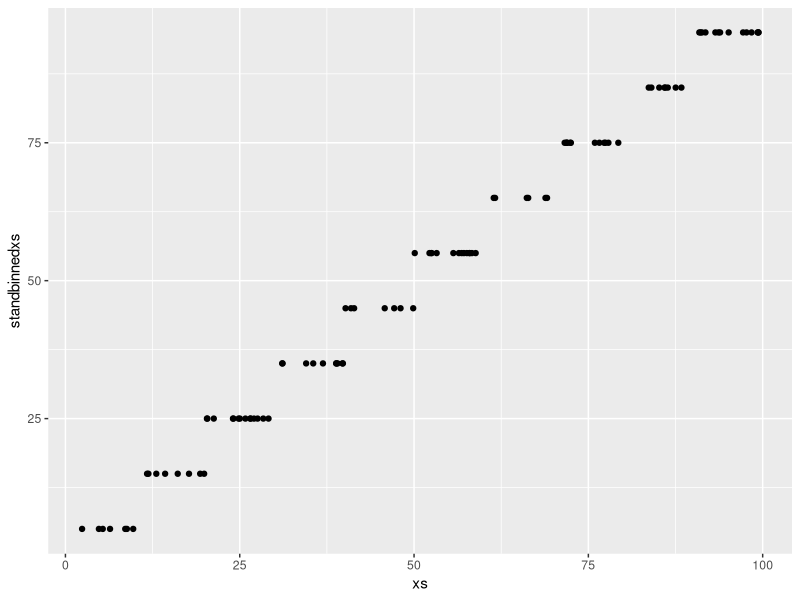
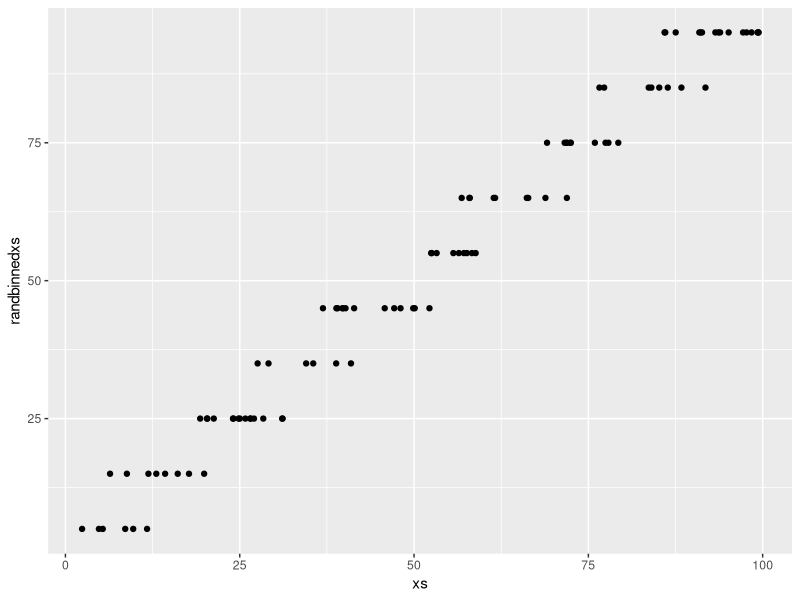
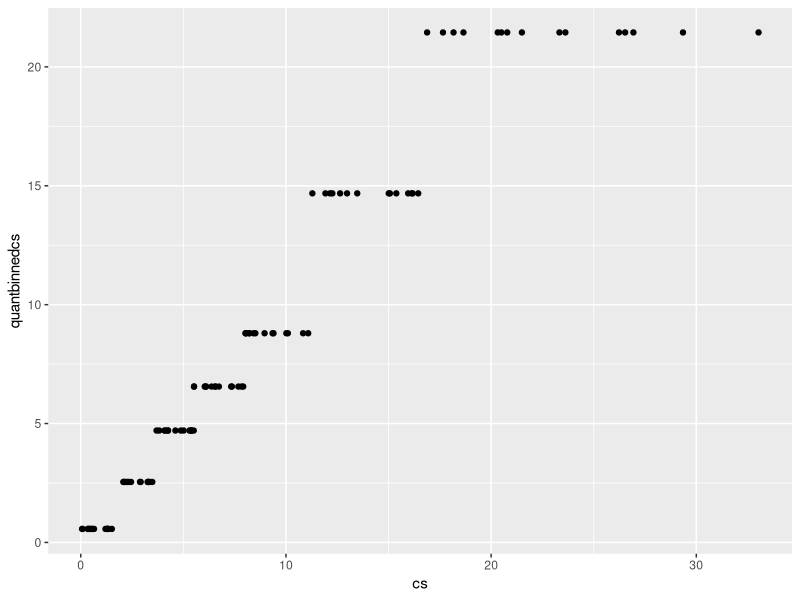
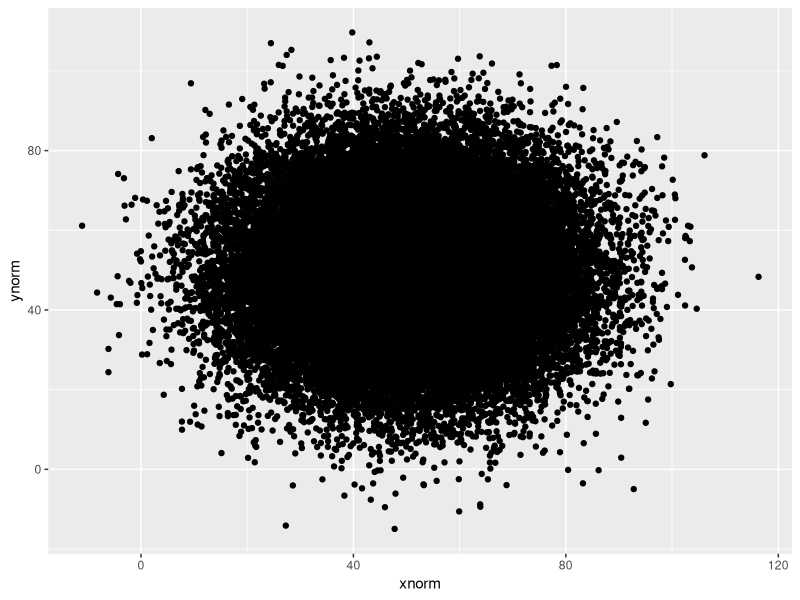
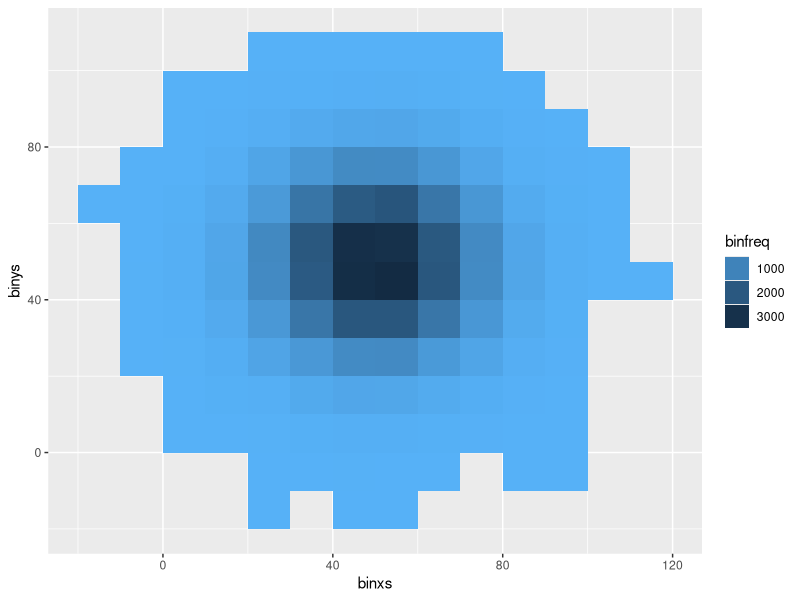
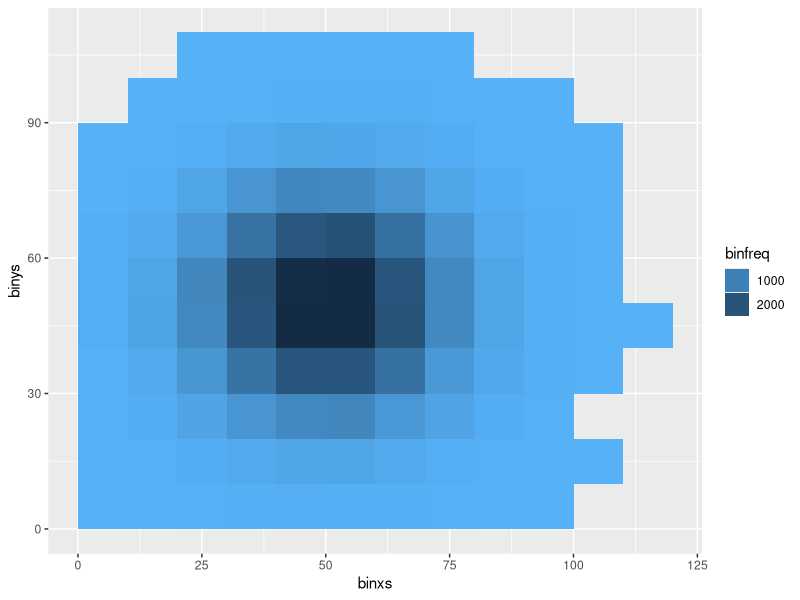
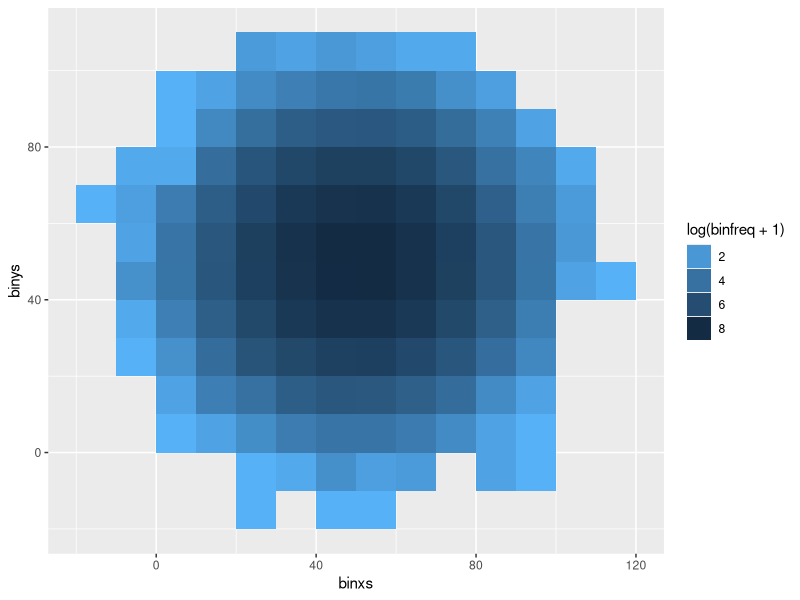
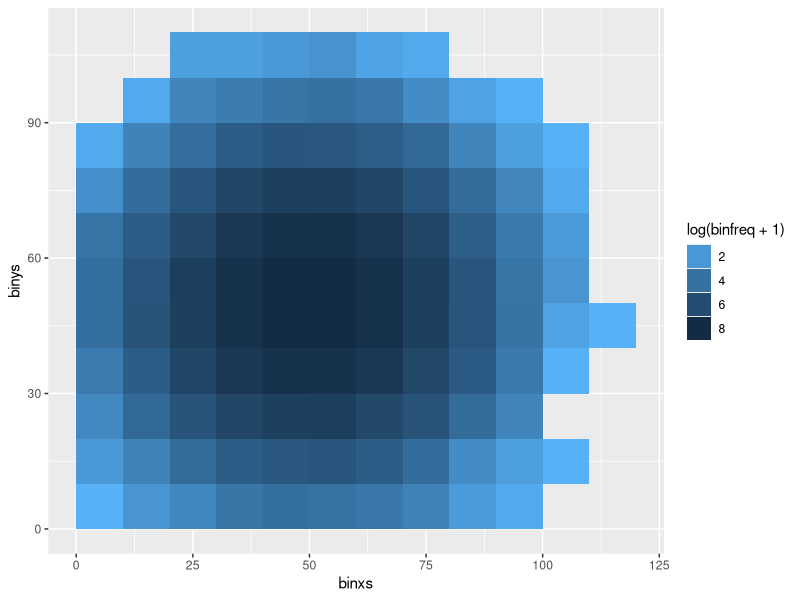

R code for these plots, in order:
### Preliminaries 

library(ggplot2)
library(mvtnorm)
library(plyr)
library(Hmisc)

#----------------------------------------------------
### Binning Functions
#----------------------------------------------------

## Standard 1d Rectangular Binning
StandRectBin1d <- function(xs, origin, width){
  binxs <- origin + width*( ceiling((xs-origin)/width) - 0.5 )
  binxs[xs == origin] <- origin + width/2
  return(binxs)
}

## Random 1d Rectangular Binning
# Establish bounding bin centers for each observation
# Then use Unif(0,1) draws compared to assignment probs to allocate
# Reassignment for values below first center (bx1) or
#     above highest center (bxJ)
RandRectBin1d <- function(xs, origin, width){
  bx1 <- origin + width/2
  bxJ <- width*(floor((max(xs)-bx1)/width) + .5)
  lbs <- bx1 + width*floor((xs-bx1)/width)
  ubs <- bx1 + width*ceiling((xs-bx1)/width)
  # initially assign all values to upper bound
  binxs <- ubs
  # then use runif to reassign based on distance from 
  plower <- (ubs - xs)/width
  lowerindex <- (plower > runif(length(xs), 0, 1))
  binxs[lowerindex] <- lbs[lowerindex]
  binxs[xs < bx1] <- bx1
  binxs[xs > bxJ] <- bxJ
  return(binxs)
}


## Quantile 1d Binning
# used for binning the counts values by quantile
# define vector of counts and number of bin
QuantBin1d <- function(cs, nbin){
  bincenters <- quantile(cs, seq(1/(2*nbin) , 1- 1/(2*nbin), by=1/nbin))
  binbounds <- quantile(cs, seq(0 , 1, by=1/nbin))
  bincs <- rep(bincenters[1],length(cs))
   for (i in 2:length(bincenters)){
     bincs[(binbounds[i] < cs & cs <= binbounds[i+1])] <- bincenters[i]
   }   
  return(bincs)
}


## 2d Rectangular Binning (for either Standard or Random)
# standard is straight forward extension of 1d binning
# random binning needs post processing to calculate minimum spatial loss
RectBin2d <- function(xs,ys, originx, originy, widthx, widthy, type="standard"){
  tempdat <- data.frame(xs = xs, ys=ys,
                        binxs = StandRectBin1d(xs,originx,widthx),
                        binys = StandRectBin1d(ys,originy,widthy))
  
  if(type=="random"){
    tempdat<- data.frame( tempdat,
                          randbinxs = RandRectBin1d(xs,originx,widthx),
                          randbinys = RandRectBin1d(ys,originy,widthy))
    tempdat$binname <- paste(tempdat$binxs,tempdat$binys)
    tempdat$randbinname <- paste(tempdat$randbinxs,tempdat$randbinys)
    tempdat$randdist <- with(tempdat,sqrt((xs-randbinxs)^2 + (ys-randbinys)^2))
    tempdat$index <- 1:length(xs)
    # points where mismatch between standard and random binning
    mismatchindex <- which(tempdat$binxs != tempdat$randbinxs | tempdat$binys != tempdat$randbinys )
    mmdat <- tempdat[mismatchindex,]
    # identify which need to be swapped to standard for net spatial loss
    
    #loop over all neighboring bin pairs (shift all xs over by 1 then all )
    xbins <- seq(min(c(tempdat$binxs,tempdat$randbinxs)) , max(c(tempdat$binxs,tempdat$randbinxs)), by=widthx)
    ybins <- seq(min(c(tempdat$binys,tempdat$randbinys)) , max(c(tempdat$binys,tempdat$randbinys)), by=widthy)
    nbrs <- data.frame(binxs = rep(rep(xbins,length(ybins)),2) ,
                       binys = rep(rep(ybins,each=length(xbins)),2),
                       nbrsxs = c(rep(xbins+widthx,length(ybins)),rep(xbins,length(ybins))),
                       nbrsys = c(rep(ybins,each=length(xbins)), rep(ybins+widthy,each=length(xbins))) )
    nbrs$binname <- paste(nbrs$binxs,nbrs$binys)
    nbrs$nbrsname <- paste(nbrs$nbrsxs,nbrs$nbrsys)   
    
    swapindex <- NULL    
    for (i in 1:nrow(nbrs)){
      #id points in standard bin i assigned to bin j
      itoj <- which(mmdat$binname == nbrs$binname[i] & mmdat$randbinname == nbrs$nbrsname[i])
      #id points in standard bin j assigned to bin i
      jtoi <- which(mmdat$binname == nbrs$nbrsname[i] & mmdat$randbinname == nbrs$binname[i])
      # number to swap in bins i and j is equal to minimum misplaced
      nswap <- min(length(itoj), length(jtoi))
      # if there are points to swap, then pick the ones with largest distance
      # from point to random bin center
      if(nswap > 0){ 
        swapindex <- c(swapindex,mmdat$index[itoj][order(mmdat$randdist[itoj],decreasing=TRUE)[nswap]])
        swapindex <- c(swapindex,mmdat$index[jtoi][order(mmdat$randdist[jtoi],decreasing=TRUE)[nswap]])
      }
    }
    swapindex <- unique(swapindex)
    tempdat$binxs[!(tempdat$index %in% swapindex)] <- tempdat$randbinxs[!(tempdat$index %in% swapindex)]
    tempdat$binys[!(tempdat$index %in% swapindex)] <- tempdat$randbinys[!(tempdat$index %in% swapindex)]
  }
  
  
  outdat <- ddply(tempdat, .(binxs,binys), summarise,
                  binfreq = length(xs),
                  binspatialloss = sum(sqrt((xs-binxs)^2+(ys-binys)^2)) )
  #centerofdata <- c((max(xs)-min(xs))/2,(max(ys)-min(ys))/2)
  centerofdata <- c(mean(xs),mean(ys))
  summarydata <- data.frame( originx = originx, originy = originy, 
                             widthx = widthx, widthy = widthy,
                             totalSpatialLoss = sum(outdat$binspatialloss) ,
                             maxSpatialLoss = sum(sqrt((xs-centerofdata[1])^2+(ys-centerofdata[2])^2)),
                             propSpatialLoss = sum(outdat$binspatialloss) / sum(sqrt((xs-centerofdata[1])^2+(ys-centerofdata[2])^2)))
  templist <- list(bindat = outdat[,1:3],
                   summarydata)
  return(templist)
}

## Frequency Binning  
# allows for standard or quantile binning of either  bin counts or log bin counts (4 combinations)
# input requires binned data output, number of freq breaks and type of freq binning
# output of frequency bin values, labels and loss are attached the original then returned
freqBin <- function(binout, binType="standard", ncolor, logCount=FALSE){ 
  cs <- binout[[1]]$binfreq
  # add frequency bin centers and bin labels of the form "(a,b]" to binout
  # binning depends on type / log counts
  if (logCount)  cs <- log(binout[[1]]$binfreq+1)
    if(binType=="standard"){
      width <- ceiling((max(cs)-min(cs))/ncolor)
      binout[[1]]$freqgroup <- round(StandRectBin1d(cs, min(cs) , width),2)
      binout[[1]]$freqlabel <- paste("(",round(binout[[1]]$freqgroup - width/2,2),
                                     ",",round(binout[[1]]$freqgroup + width/2,2),"]",sep="")
      #close interval for smallest counts
      closeidx <- binout[[1]]$freqlabel == min(binout[[1]]$freqlabel)
      binout[[1]]$freqlabel[closeidx] <- paste("[",round(min(binout[[1]]$freqgroup) - width/2,2),
                                     ",",round(min(binout[[1]]$freqgroup) + width/2,2),"]",sep="")
    } 
  if(binType=="quantile"){
    binout[[1]]$freqgroup <- round(QuantBin1d(cs, ncolor),2)
    quantbounds <- unique(quantile(cs, (0:ncolor)/ncolor))
    if (length(quantbounds)-1 < ncolor) warning("two or more quantiles of the data have same value due to many bins with equivalent frequencies, color will be rendered equivalently for bins with matching quantiles")
    binout[[1]]$freqlabel <- paste("[",round(quantbounds[1],2),",",round(quantbounds[2],2),"]",sep="")
    for (i in 2:(length(quantbounds)-1)){
      binout[[1]]$freqlabel <- paste("(",round(quantbounds[i],2),",",round(quantbounds[i+1],2),"]",sep="")
    }
  }
  # Total Freq Loss
  binout[[2]]$totalFreqLoss <- sum((cs - binout[[1]]$freqgroup)^2)
  # Max Freq Loss based on shading at data average
  binout[[2]]$maxFreqLoss <- sum((cs - mean(cs))^2)
  # Proportion of Max Freq Loss
  binout[[2]]$propFreqLoss <- sum((cs - binout[[1]]$freqgroup)^2) /  sum((cs - mean(cs))^2)
  return(binout)
}

#----------------------------------------------------
#### Function Tests
#----------------------------------------------------

## Try 1d binning functions
xs <- runif(100,0,100)
cs <- rexp(100,.1)

# standard binning 
standbinnedxs <- StandRectBin1d(xs, origin=0, width=10)
qplot(xs,  standbinnedxs)
# random binning
randbinnedxs <- RandRectBin1d(xs, origin=0, width=10)
qplot(xs,  randbinnedxs)
# quantile binning 
quantbinnedcs <- QuantBin1d(cs, 7)
qplot(cs,  quantbinnedcs)


### Try 2d rectangular binning with MVN data
n=50000
mu <- 50
sig <- 15
xnorm <- rnorm(n, mean=mu, sd=sig)
ynorm <- rnorm(n, mean=mu, sd=sig)
qplot(xnorm, ynorm)
# create binned data for standard and random 
binout1 <- RectBin2d(xnorm,ynorm,0,0,10,10,type="standard")
binout2 <- RectBin2d(xnorm,ynorm,0,0,10,10,type="random")
# take a peek at binned data format
head(binout1[[1]])
head(binout2[[2]])
# compare spatial losses
binout1[[2]]
binout2[[2]]
#compare visualizations
qplot(binxs, binys, geom="tile", fill=binfreq, data=binout1[[1]]) +
  scale_fill_gradient(low="#56B1F7", high="#132B43", guide="legend")
qplot(binxs, binys, geom="tile", fill=binfreq, data=binout2[[1]]) +
  scale_fill_gradient(low="#56B1F7", high="#132B43", guide="legend")
#compare with shade by log counts
qplot(binxs, binys, geom="tile", fill=log(binfreq+1), data=binout1[[1]]) +
  scale_fill_gradient(low="#56B1F7", high="#132B43", guide="legend")
qplot(binxs, binys, geom="tile", fill=log(binfreq+1), data=binout2[[1]]) +
  scale_fill_gradient(low="#56B1F7", high="#132B43", guide="legend")



### Try out frequency binning on the same data using standard/quantile/log-count binning
binoutFreqGroups <- freqBin(binout1, binType="standard", ncolor=5, logCount=FALSE)
binoutQuantFreqGroups <- freqBin(binout1, binType="quantile", ncolor=5, logCount=FALSE)
binoutLogFreqGroups <- freqBin(binout1, binType="standard", ncolor=5, logCount=TRUE)
# Peek into how frequency bins are defined
head(binoutFreqGroups[[1]])
head(binoutQuantFreqGroups[[1]])
head(binoutLogFreqGroups[[1]])
# Compare Frequency Losses (Note I dont know if these are all directly comparable after logging counts)
binoutFreqGroups[[2]]
binoutQuantFreqGroups[[2]]
binoutLogFreqGroups[[2]] 
# Plot with Orginal Frequencies
qplot(binxs, binys, geom="tile", fill=binfreq, data=binoutFreqGroups[[1]]) +
  scale_fill_gradient(low="#56B1F7", high="#132B43", guide="legend")
# Plot with Binned Frequencies
qplot(binxs, binys, geom="tile", fill=freqgroup, data=binoutFreqGroups[[1]]) +
  scale_fill_gradient(low="#56B1F7", high="#132B43", guide="legend", breaks=unique(binoutFreqGroups[[1]]$freqgroup))
# Plot with Quantile Binned Frequencies
qplot(binxs, binys, geom="tile", fill=freqgroup, data=binoutQuantFreqGroups[[1]]) +
  scale_fill_gradient(low="#56B1F7", high="#132B43", guide="legend", breaks=unique(binoutQuantFreqGroups[[1]]$freqgroup))
# Plot with LogCount Binned Frequencies
qplot(binxs, binys, geom="tile", fill=freqgroup, data=binoutLogFreqGroups[[1]]) +
  scale_fill_gradient(low="#56B1F7", high="#132B43", guide="legend", breaks=unique(binoutLogFreqGroups[[1]]$freqgroup))
